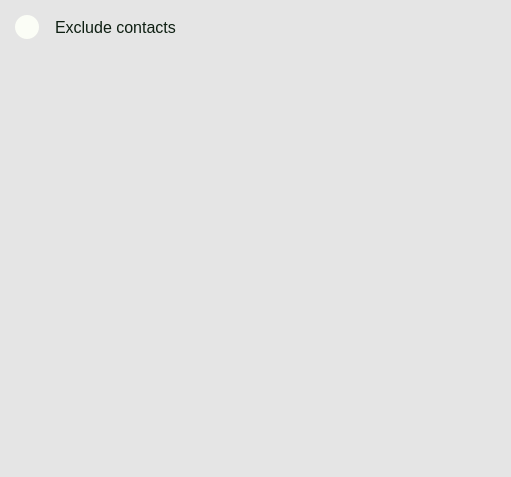
<?xml version="1.0" encoding="UTF-8"?>
<ui version="4.0">
 <class>Widget</class>
 <widget class="QWidget" name="Widget">
  <property name="geometry">
   <rect>
    <x>0</x>
    <y>0</y>
    <width>511</width>
    <height>477</height>
   </rect>
  </property>
  <property name="windowTitle">
   <string>Widget</string>
  </property>
  <property name="styleSheet">
   <string notr="true">background-color: #E5E5E5;</string>
  </property>
  <widget class="QWidget" name="verticalLayoutWidget">
   <property name="geometry">
    <rect>
     <x>10</x>
     <y>10</y>
     <width>601</width>
     <height>451</height>
    </rect>
   </property>
   <layout class="QVBoxLayout" name="verticalLayout">
    <item>
     <widget class="QStackedWidget" name="PrivacyWidgets">
      <property name="enabled">
       <bool>true</bool>
      </property>
      <property name="font">
       <font>
        <kerning>true</kerning>
       </font>
      </property>
      <property name="currentIndex">
       <number>5</number>
      </property>
      <widget class="QWidget" name="MainPrivacyWidget">
       <widget class="QWidget" name="verticalLayoutWidget_2">
        <property name="geometry">
         <rect>
          <x>10</x>
          <y>30</y>
          <width>371</width>
          <height>371</height>
         </rect>
        </property>
        <layout class="QVBoxLayout" name="verticalLayout_3">
         <property name="spacing">
          <number>0</number>
         </property>
         <item>
          <widget class="QGroupBox" name="LastSeenAndOnlineBox">
           <property name="styleSheet">
            <string notr="true">background-color: 0;
border: 0px;
</string>
           </property>
           <property name="title">
            <string/>
           </property>
           <widget class="QLabel" name="LastSeenAndOnlineLabel">
            <property name="geometry">
             <rect>
              <x>50</x>
              <y>30</y>
              <width>201</width>
              <height>31</height>
             </rect>
            </property>
            <property name="font">
             <font>
              <pointsize>12</pointsize>
             </font>
            </property>
            <property name="styleSheet">
             <string notr="true">background-color: 0;
color: #0E1F12;</string>
            </property>
            <property name="text">
             <string>Last seen and online</string>
            </property>
           </widget>
           <widget class="QPushButton" name="LastSeenAndOnlineCircle">
            <property name="enabled">
             <bool>false</bool>
            </property>
            <property name="geometry">
             <rect>
              <x>260</x>
              <y>40</y>
              <width>30</width>
              <height>30</height>
             </rect>
            </property>
            <property name="styleSheet">
             <string notr="true">background-color: #AED1AC;
border-radius: 15px;</string>
            </property>
            <property name="text">
             <string/>
            </property>
            <property name="icon">
             <iconset resource="img.qrc">
              <normaloff>:/icons/icons/Arrow.png</normaloff>:/icons/icons/Arrow.png</iconset>
            </property>
            <property name="checkable">
             <bool>false</bool>
            </property>
            <property name="checked">
             <bool>false</bool>
            </property>
           </widget>
           <widget class="QLabel" name="LastSeenAndOnlineChoice">
            <property name="geometry">
             <rect>
              <x>50</x>
              <y>60</y>
              <width>181</width>
              <height>21</height>
             </rect>
            </property>
            <property name="styleSheet">
             <string notr="true">background-color: 0;
color: #424941;</string>
            </property>
            <property name="text">
             <string>Everyone, Everyone</string>
            </property>
           </widget>
           <widget class="QPushButton" name="LastSeenAndOnlineButton">
            <property name="enabled">
             <bool>true</bool>
            </property>
            <property name="geometry">
             <rect>
              <x>20</x>
              <y>20</y>
              <width>301</width>
              <height>71</height>
             </rect>
            </property>
            <property name="styleSheet">
             <string notr="true">QPushButton{
background-color: #FBFDF6;
border-radius: 30px;
}
QPushButton#LastSeenAndOnlineButton:hover{
background-color:rgb(238, 240, 233);
}
QPushButton#LastSeenAndOnlineButton:pressed{
backGround-color: rgb(186, 223, 184);
}</string>
            </property>
            <property name="text">
             <string/>
            </property>
            <property name="checkable">
             <bool>true</bool>
            </property>
            <property name="autoRepeat">
             <bool>false</bool>
            </property>
            <property name="autoExclusive">
             <bool>false</bool>
            </property>
            <property name="autoDefault">
             <bool>false</bool>
            </property>
            <property name="default">
             <bool>false</bool>
            </property>
           </widget>
           <zorder>LastSeenAndOnlineButton</zorder>
           <zorder>LastSeenAndOnlineLabel</zorder>
           <zorder>LastSeenAndOnlineCircle</zorder>
           <zorder>LastSeenAndOnlineChoice</zorder>
          </widget>
         </item>
         <item>
          <widget class="QGroupBox" name="ProfilePhotoBox">
           <property name="styleSheet">
            <string notr="true">background-color: 0px;
border: 0px;</string>
           </property>
           <property name="title">
            <string/>
           </property>
           <widget class="QLabel" name="ProfilePhotoLabel">
            <property name="geometry">
             <rect>
              <x>50</x>
              <y>30</y>
              <width>201</width>
              <height>31</height>
             </rect>
            </property>
            <property name="font">
             <font>
              <pointsize>12</pointsize>
             </font>
            </property>
            <property name="styleSheet">
             <string notr="true">background-color: 0;
color: #0E1F12;</string>
            </property>
            <property name="text">
             <string>Profile Photo</string>
            </property>
           </widget>
           <widget class="QPushButton" name="ProfilePhotoCircle">
            <property name="enabled">
             <bool>false</bool>
            </property>
            <property name="geometry">
             <rect>
              <x>260</x>
              <y>40</y>
              <width>30</width>
              <height>30</height>
             </rect>
            </property>
            <property name="styleSheet">
             <string notr="true">background-color: #AED1AC;
border-radius: 15px;</string>
            </property>
            <property name="text">
             <string/>
            </property>
            <property name="icon">
             <iconset resource="img.qrc">
              <normaloff>:/icons/icons/Arrow.png</normaloff>:/icons/icons/Arrow.png</iconset>
            </property>
            <property name="checkable">
             <bool>true</bool>
            </property>
            <property name="checked">
             <bool>false</bool>
            </property>
           </widget>
           <widget class="QPushButton" name="ProfilePhotoButton">
            <property name="geometry">
             <rect>
              <x>20</x>
              <y>20</y>
              <width>301</width>
              <height>71</height>
             </rect>
            </property>
            <property name="styleSheet">
             <string notr="true">QPushButton{
background-color: #FBFDF6;
border-radius: 30px;
}
QPushButton#ProfilePhotoButton:hover{
background-color:rgb(238, 240, 233);
}
QPushButton#ProfilePhotoButton:pressed{
backGround-color: rgb(186, 223, 184);
}</string>
            </property>
            <property name="text">
             <string/>
            </property>
           </widget>
           <widget class="QLabel" name="ProfilePhotoChoice">
            <property name="geometry">
             <rect>
              <x>50</x>
              <y>60</y>
              <width>171</width>
              <height>21</height>
             </rect>
            </property>
            <property name="styleSheet">
             <string notr="true">background-color: 0;
color: #424941;</string>
            </property>
            <property name="text">
             <string>Everyone</string>
            </property>
           </widget>
           <zorder>ProfilePhotoButton</zorder>
           <zorder>ProfilePhotoLabel</zorder>
           <zorder>ProfilePhotoCircle</zorder>
           <zorder>ProfilePhotoChoice</zorder>
          </widget>
         </item>
         <item>
          <widget class="QGroupBox" name="AboutBox">
           <property name="styleSheet">
            <string notr="true">background-color: 0px;
border: 0px;</string>
           </property>
           <property name="title">
            <string/>
           </property>
           <widget class="QPushButton" name="AboutButton">
            <property name="geometry">
             <rect>
              <x>20</x>
              <y>20</y>
              <width>301</width>
              <height>71</height>
             </rect>
            </property>
            <property name="styleSheet">
             <string notr="true">QPushButton{
background-color: #FBFDF6;
border-radius: 30px;
}
QPushButton#AboutButton:hover{
background-color:rgb(238, 240, 233);
}
QPushButton#AboutButton:pressed{
backGround-color: rgb(186, 223, 184);
}</string>
            </property>
            <property name="text">
             <string/>
            </property>
           </widget>
           <widget class="QLabel" name="AboutChoice">
            <property name="geometry">
             <rect>
              <x>50</x>
              <y>60</y>
              <width>181</width>
              <height>21</height>
             </rect>
            </property>
            <property name="styleSheet">
             <string notr="true">background-color: 0;
color: #424941;</string>
            </property>
            <property name="text">
             <string>Everyone</string>
            </property>
           </widget>
           <widget class="QLabel" name="AboutLabel">
            <property name="geometry">
             <rect>
              <x>50</x>
              <y>30</y>
              <width>201</width>
              <height>31</height>
             </rect>
            </property>
            <property name="font">
             <font>
              <pointsize>12</pointsize>
             </font>
            </property>
            <property name="styleSheet">
             <string notr="true">background-color: 0;
color: #0E1F12;</string>
            </property>
            <property name="text">
             <string>About</string>
            </property>
           </widget>
           <widget class="QPushButton" name="AboutCircle">
            <property name="enabled">
             <bool>false</bool>
            </property>
            <property name="geometry">
             <rect>
              <x>260</x>
              <y>40</y>
              <width>30</width>
              <height>30</height>
             </rect>
            </property>
            <property name="styleSheet">
             <string notr="true">background-color: #AED1AC;
border-radius: 15px;</string>
            </property>
            <property name="text">
             <string/>
            </property>
            <property name="icon">
             <iconset resource="img.qrc">
              <normaloff>:/icons/icons/Arrow.png</normaloff>:/icons/icons/Arrow.png</iconset>
            </property>
            <property name="checkable">
             <bool>true</bool>
            </property>
            <property name="checked">
             <bool>false</bool>
            </property>
           </widget>
          </widget>
         </item>
         <item>
          <widget class="QGroupBox" name="StatusBox">
           <property name="enabled">
            <bool>true</bool>
           </property>
           <property name="styleSheet">
            <string notr="true">background-color: 0px;
border: 0px;</string>
           </property>
           <property name="title">
            <string/>
           </property>
           <widget class="QPushButton" name="StatusButton">
            <property name="geometry">
             <rect>
              <x>20</x>
              <y>20</y>
              <width>300</width>
              <height>70</height>
             </rect>
            </property>
            <property name="styleSheet">
             <string notr="true">QPushButton{
background-color: #FBFDF6;
border-radius: 30px;
}
QPushButton#StatusButton:hover{
background-color:rgb(238, 240, 233);
}
QPushButton#StatusButton:pressed{
backGround-color: rgb(186, 223, 184);
}</string>
            </property>
            <property name="text">
             <string/>
            </property>
           </widget>
           <widget class="QLabel" name="StatusLabel">
            <property name="geometry">
             <rect>
              <x>50</x>
              <y>30</y>
              <width>201</width>
              <height>31</height>
             </rect>
            </property>
            <property name="font">
             <font>
              <pointsize>12</pointsize>
             </font>
            </property>
            <property name="styleSheet">
             <string notr="true">background-color: 0;
color: #0E1F12;</string>
            </property>
            <property name="text">
             <string>Status</string>
            </property>
           </widget>
           <widget class="QLabel" name="StatusChoice">
            <property name="geometry">
             <rect>
              <x>50</x>
              <y>60</y>
              <width>181</width>
              <height>21</height>
             </rect>
            </property>
            <property name="styleSheet">
             <string notr="true">background-color: 0;
color: #424941;</string>
            </property>
            <property name="text">
             <string>My contacts</string>
            </property>
           </widget>
           <widget class="QPushButton" name="StatusCircle">
            <property name="enabled">
             <bool>false</bool>
            </property>
            <property name="geometry">
             <rect>
              <x>260</x>
              <y>40</y>
              <width>30</width>
              <height>30</height>
             </rect>
            </property>
            <property name="styleSheet">
             <string notr="true">background-color: #AED1AC;
border-radius: 15px;</string>
            </property>
            <property name="text">
             <string/>
            </property>
            <property name="icon">
             <iconset resource="img.qrc">
              <normaloff>:/icons/icons/Arrow.png</normaloff>:/icons/icons/Arrow.png</iconset>
            </property>
            <property name="checkable">
             <bool>true</bool>
            </property>
            <property name="checked">
             <bool>false</bool>
            </property>
           </widget>
          </widget>
         </item>
        </layout>
       </widget>
       <widget class="QLabel" name="MainLabel">
        <property name="geometry">
         <rect>
          <x>40</x>
          <y>12</y>
          <width>369</width>
          <height>21</height>
         </rect>
        </property>
        <property name="font">
         <font>
          <pointsize>10</pointsize>
         </font>
        </property>
        <property name="styleSheet">
         <string notr="true">color: #424941;
background-color: 0;</string>
        </property>
        <property name="text">
         <string>Who can see your info</string>
        </property>
       </widget>
      </widget>
      <widget class="QWidget" name="LastSeenAndOnlineWidget">
       <widget class="QPushButton" name="LastSeenAndOnlineBack">
        <property name="geometry">
         <rect>
          <x>5</x>
          <y>5</y>
          <width>24</width>
          <height>24</height>
         </rect>
        </property>
        <property name="styleSheet">
         <string notr="true">QPushButton{
background-color: #FBFDF6;
border-radius: 12px;
}
QPushButton#LastSeenAndOnlineBack:hover{
background-color:rgb(238, 240, 233);
}
QPushButton#LastSeenAndOnlineBack:pressed{
backGround-color: rgb(186, 223, 184);
}</string>
        </property>
        <property name="text">
         <string/>
        </property>
        <property name="icon">
         <iconset resource="img.qrc">
          <normaloff>:/icons/icons/BackArrow.png</normaloff>:/icons/icons/BackArrow.png</iconset>
        </property>
        <property name="iconSize">
         <size>
          <width>27</width>
          <height>27</height>
         </size>
        </property>
       </widget>
       <widget class="QLabel" name="LastSeenAndOnlineWidgetLabel">
        <property name="geometry">
         <rect>
          <x>45</x>
          <y>5</y>
          <width>161</width>
          <height>24</height>
         </rect>
        </property>
        <property name="font">
         <font>
          <pointsize>12</pointsize>
         </font>
        </property>
        <property name="styleSheet">
         <string notr="true">background-color: 0;
color: #0E1F12;</string>
        </property>
        <property name="text">
         <string>Last seen and online</string>
        </property>
       </widget>
       <widget class="QLabel" name="label">
        <property name="geometry">
         <rect>
          <x>9</x>
          <y>44</y>
          <width>171</width>
          <height>16</height>
         </rect>
        </property>
        <property name="font">
         <font>
          <pointsize>10</pointsize>
         </font>
        </property>
        <property name="styleSheet">
         <string notr="true">color: #424941;
background-color: 0;</string>
        </property>
        <property name="text">
         <string>Who can see my last seen</string>
        </property>
       </widget>
       <widget class="QWidget" name="verticalLayoutWidget_3">
        <property name="geometry">
         <rect>
          <x>30</x>
          <y>70</y>
          <width>160</width>
          <height>101</height>
         </rect>
        </property>
        <layout class="QVBoxLayout" name="verticalLayout_2">
         <item>
          <widget class="QRadioButton" name="LastSeenChoiceEveryone">
           <property name="styleSheet">
            <string notr="true">background-color: 0;
color: #0E1F12;</string>
           </property>
           <property name="text">
            <string>Everyone</string>
           </property>
          </widget>
         </item>
         <item>
          <widget class="QRadioButton" name="LastSeenChoiceMyContacts">
           <property name="styleSheet">
            <string notr="true">background-color: 0;
color: #0E1F12;</string>
           </property>
           <property name="text">
            <string>My contacts</string>
           </property>
          </widget>
         </item>
         <item>
          <widget class="QRadioButton" name="LastSeenChoiceMyContactsExept">
           <property name="styleSheet">
            <string notr="true">background-color: 0;
color: #0E1F12;</string>
           </property>
           <property name="text">
            <string>My contacts except</string>
           </property>
          </widget>
         </item>
         <item>
          <widget class="QRadioButton" name="LastSeenChoiceNobody">
           <property name="styleSheet">
            <string notr="true">background-color: 0;
color: #0E1F12;</string>
           </property>
           <property name="text">
            <string>Nobody</string>
           </property>
          </widget>
         </item>
        </layout>
       </widget>
       <widget class="QWidget" name="verticalLayoutWidget_4">
        <property name="geometry">
         <rect>
          <x>30</x>
          <y>220</y>
          <width>160</width>
          <height>50</height>
         </rect>
        </property>
        <layout class="QVBoxLayout" name="verticalLayout_4">
         <item>
          <widget class="QRadioButton" name="OnlineChoiceEveryone">
           <property name="styleSheet">
            <string notr="true">background-color: 0;
color: #0E1F12;</string>
           </property>
           <property name="text">
            <string>Everyone</string>
           </property>
          </widget>
         </item>
         <item>
          <widget class="QRadioButton" name="OnlineChoiceSameAsLastSeen">
           <property name="styleSheet">
            <string notr="true">background-color: 0;
color: #0E1F12;</string>
           </property>
           <property name="text">
            <string>Same as last seen</string>
           </property>
          </widget>
         </item>
        </layout>
       </widget>
       <widget class="QLabel" name="label_2">
        <property name="geometry">
         <rect>
          <x>9</x>
          <y>193</y>
          <width>181</width>
          <height>16</height>
         </rect>
        </property>
        <property name="styleSheet">
         <string notr="true">color: #424941;
background-color: 0;</string>
        </property>
        <property name="text">
         <string>Who can see when I'm online</string>
        </property>
       </widget>
      </widget>
      <widget class="QWidget" name="ProfilePhotoWidget">
       <widget class="QPushButton" name="ProfilePhotoBack">
        <property name="geometry">
         <rect>
          <x>5</x>
          <y>5</y>
          <width>24</width>
          <height>24</height>
         </rect>
        </property>
        <property name="styleSheet">
         <string notr="true">QPushButton{
background-color: #FBFDF6;
border-radius: 12px;
}
QPushButton#ProfilePhotoBack:hover{
background-color:rgb(238, 240, 233);
}
QPushButton#ProfilePhotoBack:pressed{
backGround-color: rgb(186, 223, 184);
}</string>
        </property>
        <property name="text">
         <string/>
        </property>
        <property name="icon">
         <iconset resource="img.qrc">
          <normaloff>:/icons/icons/BackArrow.png</normaloff>:/icons/icons/BackArrow.png</iconset>
        </property>
        <property name="iconSize">
         <size>
          <width>27</width>
          <height>27</height>
         </size>
        </property>
       </widget>
       <widget class="QLabel" name="ProfilePhotoWidgetLabel">
        <property name="geometry">
         <rect>
          <x>45</x>
          <y>5</y>
          <width>161</width>
          <height>24</height>
         </rect>
        </property>
        <property name="font">
         <font>
          <pointsize>12</pointsize>
         </font>
        </property>
        <property name="styleSheet">
         <string notr="true">background-color: 0;
color: #0E1F12;</string>
        </property>
        <property name="text">
         <string>Profile photo</string>
        </property>
       </widget>
       <widget class="QLabel" name="label_3">
        <property name="geometry">
         <rect>
          <x>9</x>
          <y>44</y>
          <width>181</width>
          <height>16</height>
         </rect>
        </property>
        <property name="styleSheet">
         <string notr="true">color: #424941;
background-color: 0;</string>
        </property>
        <property name="text">
         <string>Who can see my profile photo</string>
        </property>
       </widget>
       <widget class="QWidget" name="verticalLayoutWidget_5">
        <property name="geometry">
         <rect>
          <x>20</x>
          <y>70</y>
          <width>160</width>
          <height>101</height>
         </rect>
        </property>
        <layout class="QVBoxLayout" name="verticalLayout_5">
         <item>
          <widget class="QRadioButton" name="ProfilePhotoChoiceEveryone">
           <property name="styleSheet">
            <string notr="true">background-color: 0;
color: #0E1F12;</string>
           </property>
           <property name="text">
            <string>Everyone</string>
           </property>
          </widget>
         </item>
         <item>
          <widget class="QRadioButton" name="ProfilePhotoChoiceMyContacts">
           <property name="styleSheet">
            <string notr="true">background-color: 0;
color: #0E1F12;</string>
           </property>
           <property name="text">
            <string>My contacts</string>
           </property>
          </widget>
         </item>
         <item>
          <widget class="QRadioButton" name="ProfilePhotoChoiceMyContactsExept">
           <property name="styleSheet">
            <string notr="true">background-color: 0;
color: #0E1F12;</string>
           </property>
           <property name="text">
            <string>My contacts exept</string>
           </property>
          </widget>
         </item>
         <item>
          <widget class="QRadioButton" name="ProfilePhotoChoiceNobody">
           <property name="styleSheet">
            <string notr="true">background-color: 0;
color: #0E1F12;</string>
           </property>
           <property name="text">
            <string>Nobody</string>
           </property>
          </widget>
         </item>
        </layout>
       </widget>
      </widget>
      <widget class="QWidget" name="AboutWidget">
       <widget class="QPushButton" name="AboutBack">
        <property name="geometry">
         <rect>
          <x>5</x>
          <y>5</y>
          <width>24</width>
          <height>24</height>
         </rect>
        </property>
        <property name="styleSheet">
         <string notr="true">QPushButton{
background-color: #FBFDF6;
border-radius: 12px;
}
QPushButton#AboutBack:hover{
background-color:rgb(238, 240, 233);
}
QPushButton#AboutBack:pressed{
backGround-color: rgb(186, 223, 184);
}</string>
        </property>
        <property name="text">
         <string/>
        </property>
        <property name="icon">
         <iconset resource="img.qrc">
          <normaloff>:/icons/icons/BackArrow.png</normaloff>:/icons/icons/BackArrow.png</iconset>
        </property>
        <property name="iconSize">
         <size>
          <width>27</width>
          <height>27</height>
         </size>
        </property>
       </widget>
       <widget class="QLabel" name="AboutWidgetLabel">
        <property name="geometry">
         <rect>
          <x>45</x>
          <y>5</y>
          <width>91</width>
          <height>24</height>
         </rect>
        </property>
        <property name="font">
         <font>
          <pointsize>12</pointsize>
         </font>
        </property>
        <property name="styleSheet">
         <string notr="true">background-color: 0;
color: #0E1F12;</string>
        </property>
        <property name="text">
         <string>About</string>
        </property>
       </widget>
       <widget class="QWidget" name="verticalLayoutWidget_6">
        <property name="geometry">
         <rect>
          <x>20</x>
          <y>70</y>
          <width>160</width>
          <height>101</height>
         </rect>
        </property>
        <layout class="QVBoxLayout" name="verticalLayout_6">
         <item>
          <widget class="QRadioButton" name="AboutChoiceEveryone">
           <property name="styleSheet">
            <string notr="true">background-color: 0;
color: #0E1F12;</string>
           </property>
           <property name="text">
            <string>Everyone</string>
           </property>
          </widget>
         </item>
         <item>
          <widget class="QRadioButton" name="AboutChoiceMyContacts">
           <property name="styleSheet">
            <string notr="true">background-color: 0;
color: #0E1F12;</string>
           </property>
           <property name="text">
            <string>My contacts</string>
           </property>
          </widget>
         </item>
         <item>
          <widget class="QRadioButton" name="AboutChoiceMyContactsExept">
           <property name="styleSheet">
            <string notr="true">background-color: 0;
color: #0E1F12;</string>
           </property>
           <property name="text">
            <string>My contacts exept</string>
           </property>
          </widget>
         </item>
         <item>
          <widget class="QRadioButton" name="AboutChoiceNobody">
           <property name="styleSheet">
            <string notr="true">background-color: 0;
color: #0E1F12;</string>
           </property>
           <property name="text">
            <string>Nobody</string>
           </property>
          </widget>
         </item>
        </layout>
       </widget>
       <widget class="QLabel" name="label_4">
        <property name="geometry">
         <rect>
          <x>10</x>
          <y>44</y>
          <width>181</width>
          <height>16</height>
         </rect>
        </property>
        <property name="styleSheet">
         <string notr="true">color: #424941;
background-color: 0;</string>
        </property>
        <property name="text">
         <string>Who can see my profile photo</string>
        </property>
       </widget>
      </widget>
      <widget class="QWidget" name="StatusWidget">
       <widget class="QPushButton" name="StatusBack">
        <property name="geometry">
         <rect>
          <x>5</x>
          <y>5</y>
          <width>24</width>
          <height>24</height>
         </rect>
        </property>
        <property name="styleSheet">
         <string notr="true">QPushButton{
background-color: #FBFDF6;
border-radius: 12px;
}
QPushButton#StatusBack:hover{
background-color:rgb(238, 240, 233);
}
QPushButton#StatusBack:pressed{
backGround-color: rgb(186, 223, 184);
}</string>
        </property>
        <property name="text">
         <string/>
        </property>
        <property name="icon">
         <iconset resource="img.qrc">
          <normaloff>:/icons/icons/BackArrow.png</normaloff>:/icons/icons/BackArrow.png</iconset>
        </property>
        <property name="iconSize">
         <size>
          <width>27</width>
          <height>27</height>
         </size>
        </property>
       </widget>
       <widget class="QLabel" name="StatusWidgetLabel">
        <property name="geometry">
         <rect>
          <x>45</x>
          <y>5</y>
          <width>161</width>
          <height>24</height>
         </rect>
        </property>
        <property name="font">
         <font>
          <pointsize>12</pointsize>
         </font>
        </property>
        <property name="styleSheet">
         <string notr="true">background-color: 0;
color: #0E1F12;</string>
        </property>
        <property name="text">
         <string>Status</string>
        </property>
       </widget>
       <widget class="QLabel" name="label_5">
        <property name="geometry">
         <rect>
          <x>9</x>
          <y>44</y>
          <width>191</width>
          <height>16</height>
         </rect>
        </property>
        <property name="styleSheet">
         <string notr="true">color: #424941;
background-color: 0;</string>
        </property>
        <property name="text">
         <string>Who can see my status updates</string>
        </property>
       </widget>
       <widget class="QWidget" name="verticalLayoutWidget_7">
        <property name="geometry">
         <rect>
          <x>20</x>
          <y>70</y>
          <width>160</width>
          <height>81</height>
         </rect>
        </property>
        <layout class="QVBoxLayout" name="verticalLayout_7">
         <item>
          <widget class="QRadioButton" name="StatusChoiceMyContacts">
           <property name="styleSheet">
            <string notr="true">background-color: 0;
color: #0E1F12;</string>
           </property>
           <property name="text">
            <string>My contacts</string>
           </property>
          </widget>
         </item>
         <item>
          <widget class="QRadioButton" name="StatusChoiceMyContactsExept">
           <property name="styleSheet">
            <string notr="true">background-color: 0;
color: #0E1F12;</string>
           </property>
           <property name="text">
            <string>My contacts exept</string>
           </property>
          </widget>
         </item>
         <item>
          <widget class="QRadioButton" name="StatusChoiceOnlyShareWith">
           <property name="styleSheet">
            <string notr="true">background-color: 0;
color: #0E1F12;</string>
           </property>
           <property name="text">
            <string>Only share with</string>
           </property>
          </widget>
         </item>
        </layout>
       </widget>
      </widget>
      <widget class="QWidget" name="ExcludeContactsWidget">
       <widget class="QLabel" name="ExcludeContactsWidgetLabel">
        <property name="geometry">
         <rect>
          <x>45</x>
          <y>5</y>
          <width>131</width>
          <height>24</height>
         </rect>
        </property>
        <property name="font">
         <font>
          <pointsize>12</pointsize>
         </font>
        </property>
        <property name="styleSheet">
         <string notr="true">background-color: 0;
color: #0E1F12;</string>
        </property>
        <property name="text">
         <string>Exclude contacts</string>
        </property>
       </widget>
       <widget class="QPushButton" name="ExcludeContactsBack">
        <property name="geometry">
         <rect>
          <x>5</x>
          <y>5</y>
          <width>24</width>
          <height>24</height>
         </rect>
        </property>
        <property name="styleSheet">
         <string notr="true">QPushButton{
background-color: #FBFDF6;
border-radius: 12px;
}
QPushButton#ExcludeContactsBack:hover{
background-color:rgb(238, 240, 233);
}
QPushButton#ExcludeContactsBack:pressed{
backGround-color: rgb(186, 223, 184);
}</string>
        </property>
        <property name="text">
         <string/>
        </property>
        <property name="icon">
         <iconset resource="img.qrc">
          <normaloff>:/icons/icons/BackArrow.png</normaloff>:/icons/icons/BackArrow.png</iconset>
        </property>
        <property name="iconSize">
         <size>
          <width>27</width>
          <height>27</height>
         </size>
        </property>
       </widget>
      </widget>
     </widget>
    </item>
   </layout>
  </widget>
 </widget>
 <resources>
  <include location="img.qrc"/>
 </resources>
 <connections/>
</ui>
